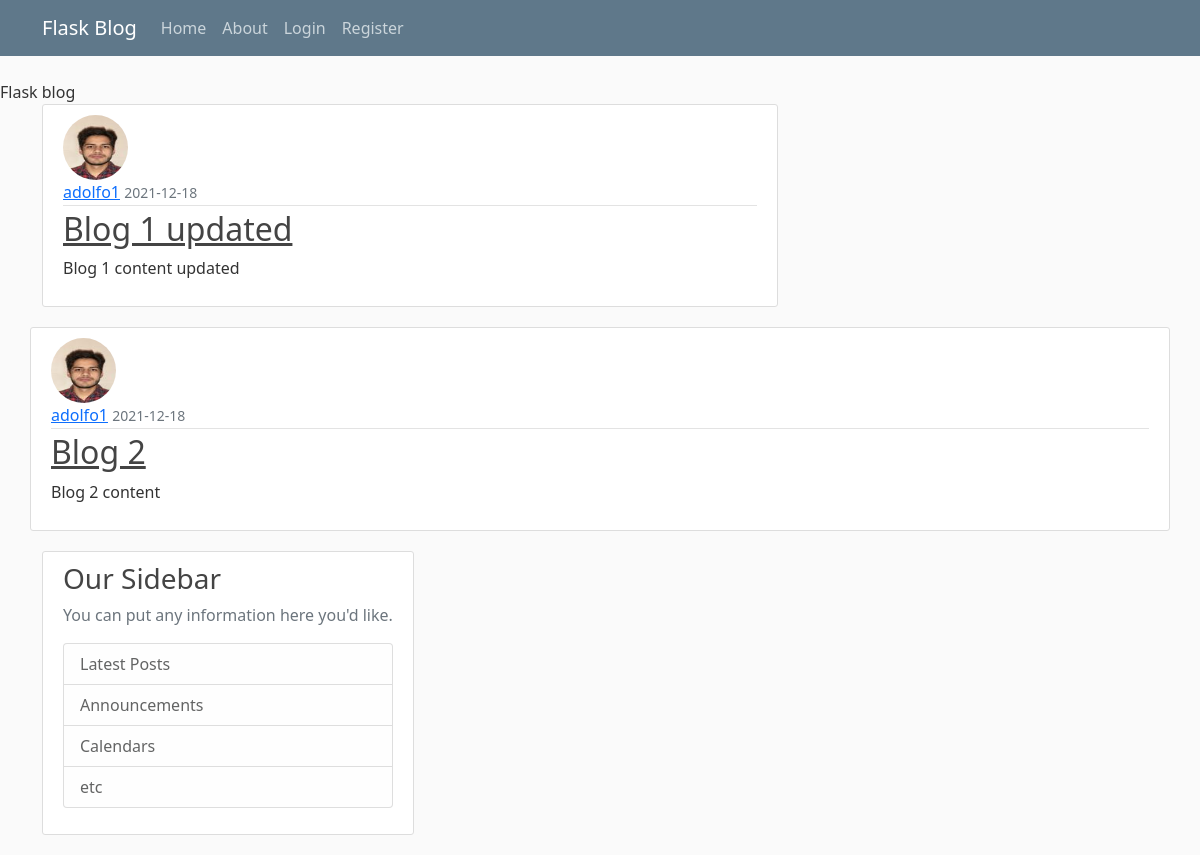
The page /index on the database as committed earlier.
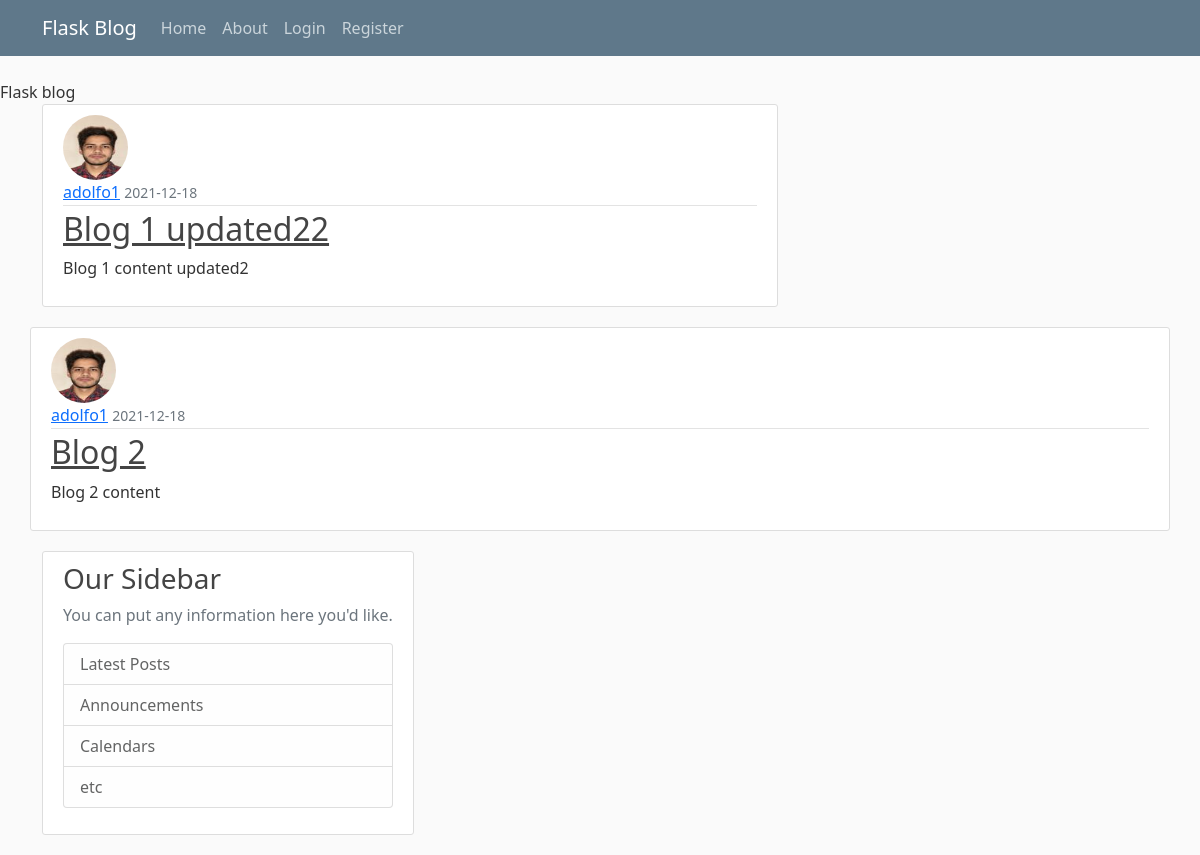
The same page on the database as committed later.
### practicar/models.py (models this page shows, shortened)
class Post(db.Model):
    id = db.Column(db.Integer, primary_key=True)
    title = db.Column(db.String(100), nullable=False)
    date_posted = db.Column(db.DateTime, nullable=False, default=datetime.utcnow)
    content = db.Column(db.Text, nullable=False)
    user_id = db.Column(db.Integer, db.ForeignKey('user.id'), nullable=False)

class User(db.Model, UserMixin):
    id = db.Column(db.Integer, primary_key=True)
    username = db.Column(db.String(20), unique=True, nullable=False)
    email = db.Column(db.String(120), unique=True, nullable=False)
    image_file = db.Column(db.String(20), nullable=False, default='default.jpg')
    password = db.Column(db.String(60), nullable=False)
    posts = db.relationship('Post', backref='author', lazy=True)

### practicar/main/routes.py (the view)
@main.route('/')
@main.route('/index')
def indice():
    posts = Post.query.all()
    return render_template('home.html', posts=posts)

### practicar/templates/home.html (shortened to what this page needs)
{% extends "layout.html" %}
{% block content %}
{%for post in posts:%}
<article class="media content-section">
  <img class="rounded-circle article-img" src="{{ url_for('static', filename='Pics/' + post.author.image_file) }}"
  <div class="media-body">
    <div class="article-metadata">
      <a class="mr-2" href="#">{{ post.author.username }}</a>
      <small class="text-muted">{{ post.date_posted.strftime('%Y-%m-%d') }}</small>
    </div>
    <h2><a class="article-title" href=" {{ url_for('post', post_id=post.id) }}">{{ post.title }}</a></h2>
    <p class="article-content">{{ post.content }}</p>
  </div>
{%endfor%}
{% endblock content %}

Rows that differ between the two databases and show on the page:
changed Post: title "Blog 1 updated" → "Blog 1 updated22"; content "Blog 1 content updated" → "Blog 1 content updated2"
